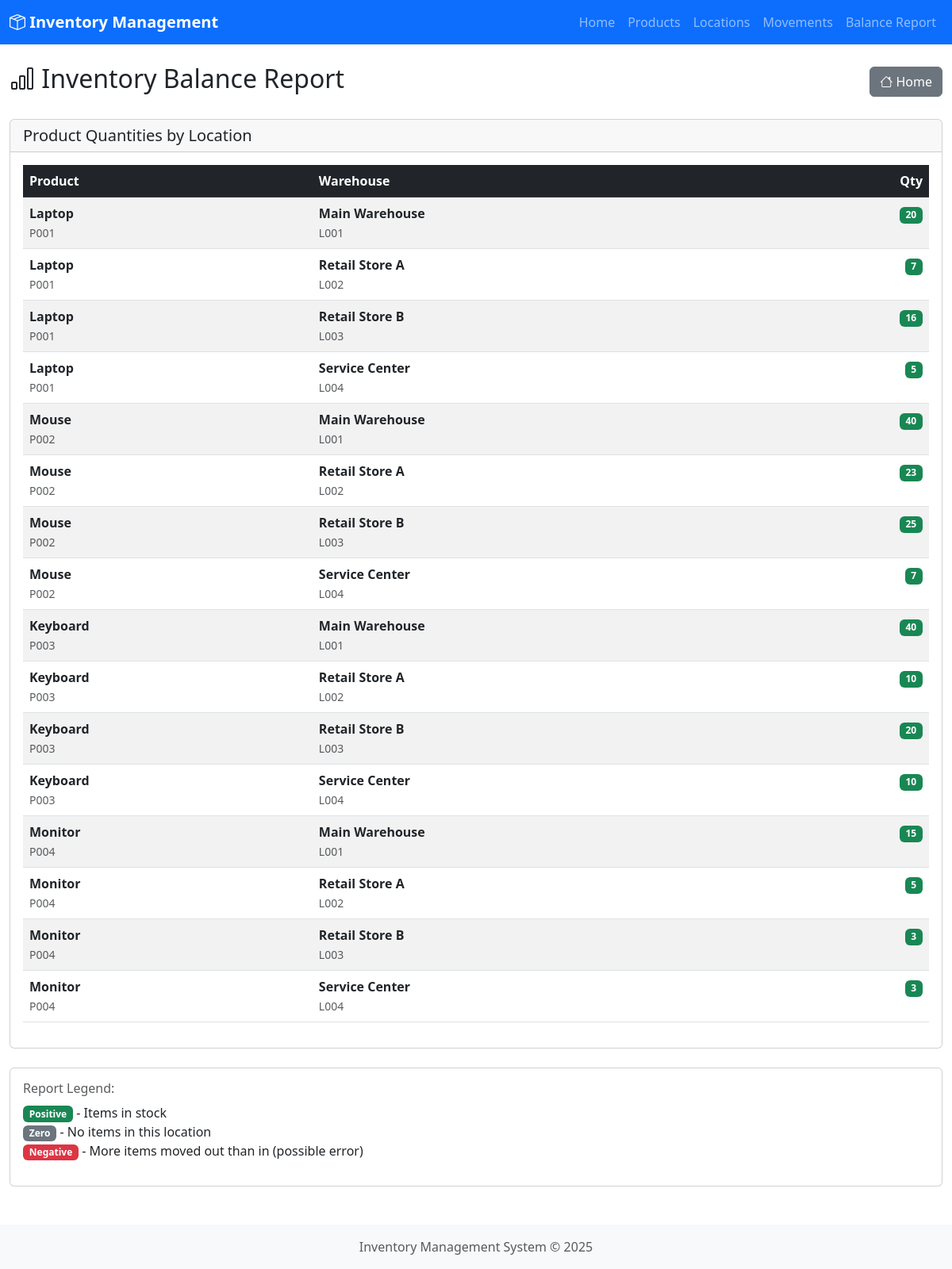
/report/balance, run on the app's committed database.
### models.py (models this page shows, shortened)
class Product(db.Model):
    __tablename__ = 'product'
    product_id = db.Column(db.String(50), primary_key=True)
    name = db.Column(db.String(100), nullable=False)
    description = db.Column(db.Text)

class Location(db.Model):
    __tablename__ = 'location'
    location_id = db.Column(db.String(50), primary_key=True)
    name = db.Column(db.String(100), nullable=False)

### app.py (the view)
@app.route('/report/balance')
def report_balance():
    balance_data = db.session.query(
        Product.product_id,
        Product.name.label('product_name'),
        Location.location_id,
        Location.name.label('location_name'),
        func.sum(
            db.case(
                (ProductMovement.to_location == Location.location_id, ProductMovement.qty),
                else_=0
            )
        ).label('qty_in'),
        func.sum(
            db.case(
                (ProductMovement.from_location == Location.location_id, ProductMovement.qty),
                else_=0
            )
        ).label('qty_out')
    ).select_from(Product).join(
        ProductMovement, Product.product_id == ProductMovement.product_id
    ).join(
        Location,
        db.or_(
            ProductMovement.to_location == Location.location_id,
            ProductMovement.from_location == Location.location_id
        )
    ).group_by(
        Product.product_id,
        Product.name,
        Location.location_id,
        Location.name
    ).all()
    balance_list = []
    for row in balance_data:
        balance_list.append({
            'product_id': row.product_id,
            'product_name': row.product_name,
            'location_id': row.location_id,
            'location_name': row.location_name,
            'qty': (row.qty_in or 0) - (row.qty_out or 0)
        })
    return render_template('report_balance.html', balance=balance_list)

### templates/report_balance.html (shortened to what this page needs)
{% extends "base.html" %}
{% block content %}
<div class="d-flex justify-content-between align-items-center mb-4">
    <h2><i class="bi bi-bar-chart"></i> Inventory Balance Report</h2>
    <a href="{{ url_for('index') }}" class="btn btn-secondary">
        <i class="bi bi-house"></i> Home
    </a>
</div>
<div class="card">
    <div class="card-header">
        <h5 class="mb-0">Product Quantities by Location</h5>
    </div>
    <div class="card-body">
        <div class="table-responsive">
            <table class="table table-striped table-hover">
                <thead class="table-dark">
                    <tr>
                        <th>Product</th>
                        <th>Warehouse</th>
                        <th class="text-end">Qty</th>
                    </tr>
                </thead>
                <tbody>
                    {% for item in balance %}
                    <tr>
                        <td>
                            <strong>{{ item.product_name }}</strong>
                            <br><small class="text-muted">{{ item.product_id }}</small>
                        </td>
                        <td>
                            <strong>{{ item.location_name }}</strong>
                            <br><small class="text-muted">{{ item.location_id }}</small>
                        </td>
                        <td class="text-end">
                            {% if item.qty > 0 %}
                                <span class="badge bg-success">{{ item.qty }}</span>
                            {% elif item.qty < 0 %}
                                <span class="badge bg-danger">{{ item.qty }}</span>
                            {% else %}
                                <span class="badge bg-secondary">{{ item.qty }}</span>
                            {% endif %}
                        </td>
                    </tr>
                    {% else %}
                    <tr>
                        <td colspan="3" class="text-center">No inventory data available</td>
                    </tr>
                    {% endfor %}
                </tbody>
            </table>
        </div>
    </div>
</div>
<div class="card mt-4">
    <div class="card-body">
        <h6 class="text-muted">Report Legend:</h6>
        <ul class="list-unstyled">
            <li><span class="badge bg-success">Positive</span> - Items in stock</li>
            <li><span class="badge bg-secondary">Zero</span> - No items in this location</li>
            <li><span class="badge bg-danger">Negative</span> - More items moved out than in (possible error)</li>
        </ul>
    </div>
</div>
{% endblock %}

### templates/base.html (style rules this page uses)
body { min-height: 100vh; display: flex; flex-direction: column; }

### data on the page
Product: product_name "Laptop", product_id "P001", location_name "Main Warehouse", location_id "L001", qty "20", location_name "Retail Store A", location_id "L002", qty "7", location_name "Retail Store B", location_id "L003", qty "16", location_name "Service Center", location_id "L004", qty "5"
Product: product_name "Mouse", product_id "P002", location_name "Main Warehouse", location_id "L001", qty "40", location_name "Retail Store A", location_id "L002", qty "23", location_name "Retail Store B", location_id "L003", qty "25", location_name "Service Center", location_id "L004", qty "7"
Product: product_name "Keyboard", product_id "P003", location_name "Main Warehouse", location_id "L001", qty "40", location_name "Retail Store A", location_id "L002", qty "10", location_name "Retail Store B", location_id "L003", qty "20", location_name "Service Center", location_id "L004"
Product: product_name "Monitor", product_id "P004", location_name "Main Warehouse", location_id "L001", qty "15", location_name "Retail Store A", location_id "L002", qty "5", location_name "Retail Store B", location_id "L003", qty "3", location_name "Service Center", location_id "L004"
